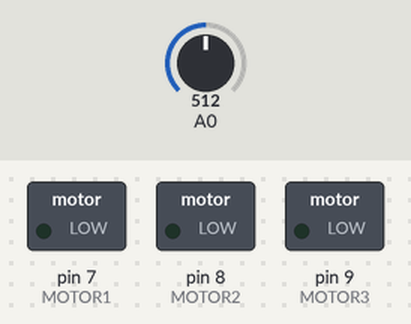
The sketch below on a simulated Arduino Uno, built with avr-gcc and run on an emulated ATmega328P. Parts: switched loads named in the sketch (green lamp = pin HIGH). The test bench sets the inputs (shaded band); at power-on: A0 = 512. What the sketch prints to the serial monitor is not drawn.

Above: at 1.2 s.
1.3 s: A0 set to 557
3.0 s: A0 set to 582
At 3.9 s:
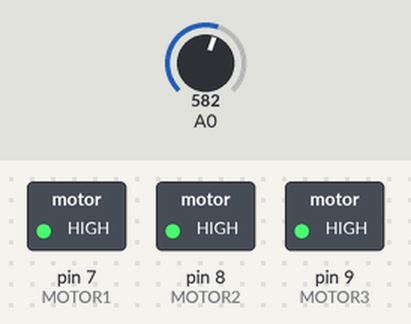
4.5 s: A0 set to 511
At 5.2 s:
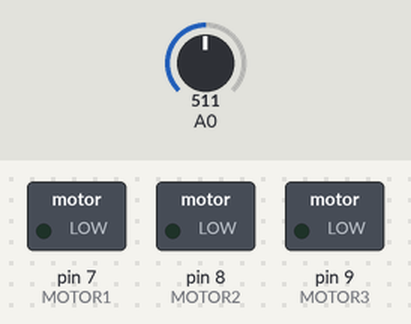
Timing chart, 0 to 7.5 s (numbered marks = the images above; inputs shaded):
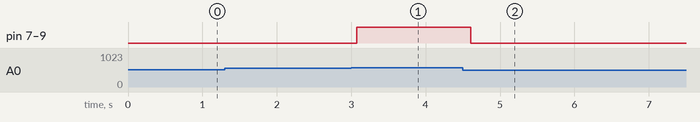

Measured:
- the behaviour switches between 565 and 566 on A0 (found by bisection; images 0 and 1)
- after the input at 1.3 s, every drawn part: stays the same
- after the input at 3.0 s, pin 7 (MOTOR1), pin 8 (MOTOR2), pin 9 (MOTOR3): LOW → HIGH after 0.07 s
- after the input at 4.5 s, pin 7 (MOTOR1), pin 8 (MOTOR2), pin 9 (MOTOR3): HIGH → LOW after 0.11 s

The sketch:

_8_video_EMG_Motor_______________.ino
```cpp
/*
EMG_Motor
Оцифровывает аналоговый сигнал со входа А0 платы Arduino. По превышению порогового уровня - активирует вращение мотора.
Считанный сигнал отображается в программе визуализации от BiTronics, скачать ее можно тут: http://www.bitronicslab.com/guide/
Справочник по командам языка Arduino: http://arduino.ru/Reference
*/

#include <TimerOne.h> // подключаем библиотеку TimerOne для задействования функций Таймера1
/* предварительно данную библиотеку надо установить, для чего скачиваем ее
на странице http://www.bitronicslab.com/guide/ , распаковываем архив и помещаем папку TimerOne
внутрь папки libraries, находящейся тут: "Мои документы/Arduino/libraries"
Подробнее о TimerOne см. тут: http://robocraft.ru/blog/arduino/614.html */

#define MOTOR1 7                              // определим номер вывода Arduino, к которому подключается мотор
#define MOTOR2 8                              // определим номер вывода Arduino, к которому подключается мотор
#define MOTOR3 9                              // определим номер вывода Arduino, к которому подключается мотор
#define arrSize 32                           // размер массива оцифрованных значений для поиска в нем максимума и минимума сигнала
#define threshold 140                        // порог срабатывания мотора (может требовать подстройки)
double sData = 0;                            // амплитуда размаха электромиографического сигнала
int val[arrSize];                            // массив для хранения оцифрованных значений ЭМГ-сигнала
int i = 0;                                   // переменная-счетчик
int emg = 0;                                 // переменная для хранения оцифрованного значения сигнала
int maxV = 0, minV = 0;                      // переменные для хранения максимального и минимального значений ЭМГ-сигнала в массиве val[]

// функция setup вызывается однократно при запуске Arduino
void setup() {
  Serial.begin(115200);                      // инициализируем Serial-порт на скорости 115200 Кбит/c.
                                             // такую же скорость надо установить в программе для визуализации
  Timer1.initialize(3000);                   // инициализируем Таймер1, аргументом указываем интервал срабатывания - 3000 микросекунд
                                             // (1 000 000 микросекунд = 1 сек)
  Timer1.attachInterrupt(sendData);          // как только проходит 3000 микросекунд - наступает прерывание (вызывается функция sendData)
  pinMode(MOTOR1, OUTPUT);                    // конфигурируем вывод MOTOR на Arduino как выход, см. описание  pinMode() http://arduino.ru/Reference/PinMode
  digitalWrite(MOTOR1, LOW);                  // выключаем мотор, см. описание digitalWrite(): http://arduino.ru/Reference/DigitalWrite
  pinMode(MOTOR2, OUTPUT);                    // конфигурируем вывод MOTOR на Arduino как выход, см. описание  pinMode() http://arduino.ru/Reference/PinMode
  digitalWrite(MOTOR2, LOW);                  // выключаем мотор, см. описание digitalWrite(): http://arduino.ru/Reference/DigitalWrite
  pinMode(MOTOR3, OUTPUT);                    // конфигурируем вывод MOTOR на Arduino как выход, см. описание  pinMode() http://arduino.ru/Reference/PinMode
  digitalWrite(MOTOR3, LOW);                  // выключаем мотор, см. описание digitalWrite(): http://arduino.ru/Reference/DigitalWrite
 // заполняем все элементы массива val[] нулями
 for (int k = 0; k < arrSize; k++){
   val[k] = 0;
 }
}

void sendData() {
  Serial.write("A0");                         // записываем в Serial-порт имя поля в программе для визуализации, куда надо выводить сигнал
                                              // всего в этой программе 4 поля, которые имеют имена A0, A1, A2, A3 (сверху вниз, по порядку их
                                              // расположения в окне программы)
  emg = analogRead(A0);                       // записываем в переменную emg оцифрованное значение сигнала с ножки А0 на Arduino.
                                              // emg может принимать значение в диапазоне от 0 до 1023, см. http://arduino.ru/Reference/AnalogRead
  val[i] = map(emg, 0, 1023, 0, 255);         // записываем в элемент массива val[i] переменную emg, предварительно отнормированную на диапазон значений от 0 до 255,
                                              // см. описание команды map:  http://arduino.ru/Reference/Map
  Serial.write(val[i]);                       // отправляем результат оцифровки
  i++;                                        // инкрементируем (увеличиваем на 1) значение переменной-счетчика

  if (i == arrSize) {                         // если полностью заполнили массив
    i = 0;                                    // сбрасываем значение переменной-счетчика в 0
    // Ищем максимальное и минимальное значение ЭМГ-сигнала в массиве val[]
    for (int k = 0; k < arrSize; k++) {       // в цикле for c переменной-итератором k перебираем элементы массива val[]
      if (val[k] > maxV)                      // если элемент массива val[k] больше, чем значение ранее записанное в переменной для хранения максимумов maxV,
        maxV = val[k];                        // обновляем значение maxV
      if (val[k] < minV)                      // если же элемент массива val[k] меньше, чем значение ранее записанное в переменной для хранения минимумов minV,
        minV = val[k];                        // обновляем значение minV
    }
    //sData =  0.4*sData + 0.6*(maxV - minV); // чтобы срабатывание мотора было более плавным, раскомментируйте эту строку и закомментируйте следующую. Теория: https://ru.wikipedia.org/wiki/Экспоненциальное_сглаживание
    sData = maxV - minV;                      // определяем максимальный размах сигнала
    maxV = 0;                                 // обнуляем значение переменной maxV, в которой хранится значение максимального элемента массива val[]
    minV = 0;                                 // обнуляем значение переменной minV, в которой хранится значение минимального элемента массива val[]
  }

 if (sData > threshold) {                      // если размах сигнала больше порога срабатывания
    digitalWrite(MOTOR1, HIGH);                // устанавливаем логическую "1" на выход MOTOR (высокий уровень напряжения на выходе - мотор включается)
    digitalWrite(MOTOR2, HIGH);                // устанавливаем логическую "1" на выход MOTOR (высокий уровень напряжения на выходе - мотор включается)
    digitalWrite(MOTOR3, HIGH); }               // устанавливаем логическую "1" на выход MOTOR (высокий уровень напряжения на выходе - мотор включается)
 else
 {   digitalWrite(MOTOR1, LOW);                 // иначе устанавливаем логический "0" на выход MOTOR (низкий уровень напряжения на выходе - мотор выключается)
    digitalWrite(MOTOR2, LOW);                 // иначе устанавливаем логический "0" на выход MOTOR (низкий уровень напряжения на выходе - мотор выключается)
    digitalWrite(MOTOR3, LOW);                 // иначе устанавливаем логический "0" на выход MOTOR (низкий уровень напряжения на выходе - мотор выключается)
} }

void loop() {
// в бесконечном цикле мы ничего не делаем. Таймер1 сам будет вызывать функцию sendData через каждые 3000 микросекунд
}

// упражнение: перепишите скетч так, чтобы в нем не нужно было использовать массив для хранения оцифрованных значений сигнала
```
